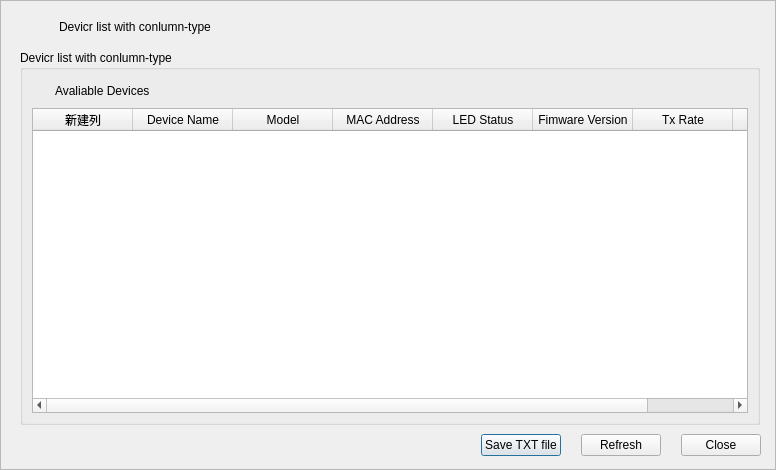
<?xml version="1.0" encoding="UTF-8"?>
<ui version="4.0">
 <class>PowerlineDevicerList</class>
 <widget class="QDialog" name="PowerlineDevicerList">
  <property name="geometry">
   <rect>
    <x>0</x>
    <y>0</y>
    <width>776</width>
    <height>470</height>
   </rect>
  </property>
  <property name="windowTitle">
   <string>Dialog</string>
  </property>
  <layout class="QHBoxLayout" name="horizontalLayout_4">
   <property name="spacing">
    <number>0</number>
   </property>
   <property name="margin">
    <number>0</number>
   </property>
   <item>
    <widget class="QFrame" name="iframe">
     <property name="frameShape">
      <enum>QFrame::StyledPanel</enum>
     </property>
     <property name="frameShadow">
      <enum>QFrame::Raised</enum>
     </property>
     <widget class="QGroupBox" name="groupBox">
      <property name="geometry">
       <rect>
        <x>20</x>
        <y>50</y>
        <width>740</width>
        <height>375</height>
       </rect>
      </property>
      <property name="title">
       <string>Devicr list with conlumn-type</string>
      </property>
      <layout class="QVBoxLayout" name="verticalLayout">
       <item>
        <layout class="QHBoxLayout" name="horizontalLayout_3">
         <item>
          <widget class="QLabel" name="lab_pic">
           <property name="sizePolicy">
            <sizepolicy hsizetype="Fixed" vsizetype="Fixed">
             <horstretch>0</horstretch>
             <verstretch>0</verstretch>
            </sizepolicy>
           </property>
           <property name="minimumSize">
            <size>
             <width>17</width>
             <height>23</height>
            </size>
           </property>
           <property name="maximumSize">
            <size>
             <width>17</width>
             <height>23</height>
            </size>
           </property>
           <property name="text">
            <string/>
           </property>
           <property name="Label_PIC" stdset="0">
            <string>1</string>
           </property>
          </widget>
         </item>
         <item>
          <widget class="QLabel" name="label_2">
           <property name="text">
            <string>Avaliable Devices</string>
           </property>
           <property name="LAB_TITLE" stdset="0">
            <string>1</string>
           </property>
          </widget>
         </item>
         <item>
          <spacer name="horizontalSpacer_3">
           <property name="orientation">
            <enum>Qt::Horizontal</enum>
           </property>
           <property name="sizeHint" stdset="0">
            <size>
             <width>40</width>
             <height>20</height>
            </size>
           </property>
          </spacer>
         </item>
        </layout>
       </item>
       <item>
        <widget class="QTableWidget" name="table_device">
         <property name="showGrid">
          <bool>false</bool>
         </property>
         <column>
          <property name="text">
           <string>新建列</string>
          </property>
         </column>
         <column>
          <property name="text">
           <string>Device Name</string>
          </property>
         </column>
         <column>
          <property name="text">
           <string>Model</string>
          </property>
         </column>
         <column>
          <property name="text">
           <string>MAC Address</string>
          </property>
         </column>
         <column>
          <property name="text">
           <string>LED Status</string>
          </property>
         </column>
         <column>
          <property name="text">
           <string>Fimware Version</string>
          </property>
         </column>
         <column>
          <property name="text">
           <string>Tx Rate</string>
          </property>
         </column>
         <column>
          <property name="text">
           <string>Device Pa</string>
          </property>
         </column>
        </widget>
       </item>
      </layout>
     </widget>
     <widget class="QFrame" name="frame">
      <property name="geometry">
       <rect>
        <x>20</x>
        <y>430</y>
        <width>741</width>
        <height>31</height>
       </rect>
      </property>
      <property name="frameShape">
       <enum>QFrame::NoFrame</enum>
      </property>
      <property name="frameShadow">
       <enum>QFrame::Plain</enum>
      </property>
      <layout class="QHBoxLayout" name="horizontalLayout">
       <property name="spacing">
        <number>20</number>
       </property>
       <property name="margin">
        <number>0</number>
       </property>
       <item>
        <spacer name="horizontalSpacer">
         <property name="orientation">
          <enum>Qt::Horizontal</enum>
         </property>
         <property name="sizeHint" stdset="0">
          <size>
           <width>40</width>
           <height>20</height>
          </size>
         </property>
        </spacer>
       </item>
       <item>
        <widget class="QPushButton" name="but_save">
         <property name="text">
          <string>Save TXT file</string>
         </property>
        </widget>
       </item>
       <item>
        <widget class="QPushButton" name="but_refresh">
         <property name="text">
          <string>Refresh</string>
         </property>
        </widget>
       </item>
       <item>
        <widget class="QPushButton" name="but_close">
         <property name="text">
          <string>Close</string>
         </property>
        </widget>
       </item>
      </layout>
     </widget>
     <widget class="QFrame" name="frame_2">
      <property name="geometry">
       <rect>
        <x>11</x>
        <y>11</y>
        <width>741</width>
        <height>31</height>
       </rect>
      </property>
      <property name="frameShape">
       <enum>QFrame::NoFrame</enum>
      </property>
      <property name="frameShadow">
       <enum>QFrame::Plain</enum>
      </property>
      <layout class="QHBoxLayout" name="horizontalLayout_2">
       <property name="margin">
        <number>0</number>
       </property>
       <item>
        <spacer name="horizontalSpacer_2">
         <property name="orientation">
          <enum>Qt::Horizontal</enum>
         </property>
         <property name="sizeType">
          <enum>QSizePolicy::Fixed</enum>
         </property>
         <property name="sizeHint" stdset="0">
          <size>
           <width>48</width>
           <height>18</height>
          </size>
         </property>
        </spacer>
       </item>
       <item>
        <widget class="QLabel" name="label_title">
         <property name="text">
          <string>Devicr list with conlumn-type</string>
         </property>
        </widget>
       </item>
      </layout>
     </widget>
    </widget>
   </item>
  </layout>
 </widget>
 <resources/>
 <connections/>
</ui>
